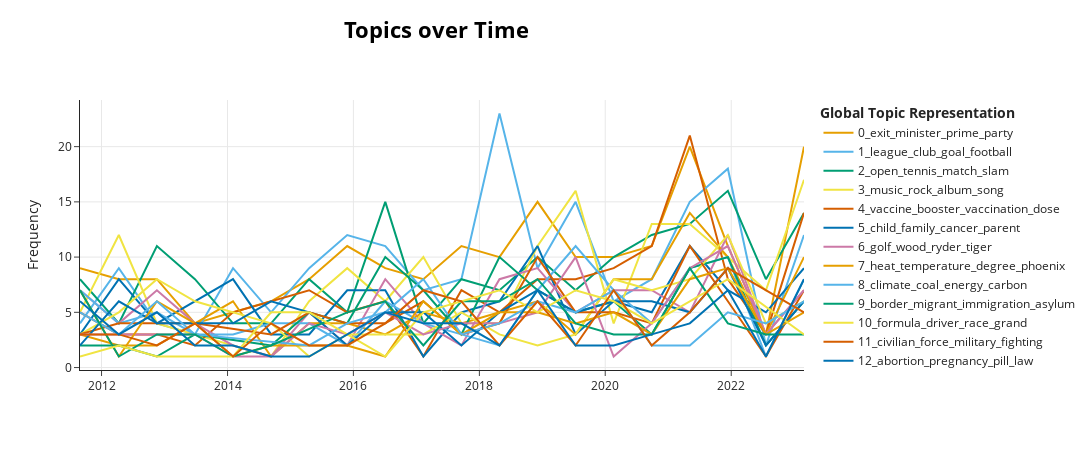

This figure's notebook cell:
### Markdown cell above
Topics over Time

### Code cell
import pandas as pd
import joblib

df = pd.read_csv('cnn_news_articles_final_cleaned.csv')
df = df.sample(n=9570, random_state=42)

df['date published'] = pd.to_datetime(df['date published'])  

timestamps = df['date published'].tolist()
texts = df['text'].tolist()

bertopic_model = joblib.load('berTopic.pkl')
print('BERTopic model loaded')

topics_over_time = bertopic_model.topics_over_time(docs=texts, 
                                                    timestamps=timestamps, 
                                                    nr_bins=20)

topics_over_time = bertopic_model.topics_over_time(docs=texts, 
                                                    timestamps=timestamps, 
                                                    nr_bins=20,
                                                    global_tuning=True, 
                                                    evolution_tuning=True)

bertopic_model.visualize_topics_over_time(topics_over_time, top_n_topics=20)
